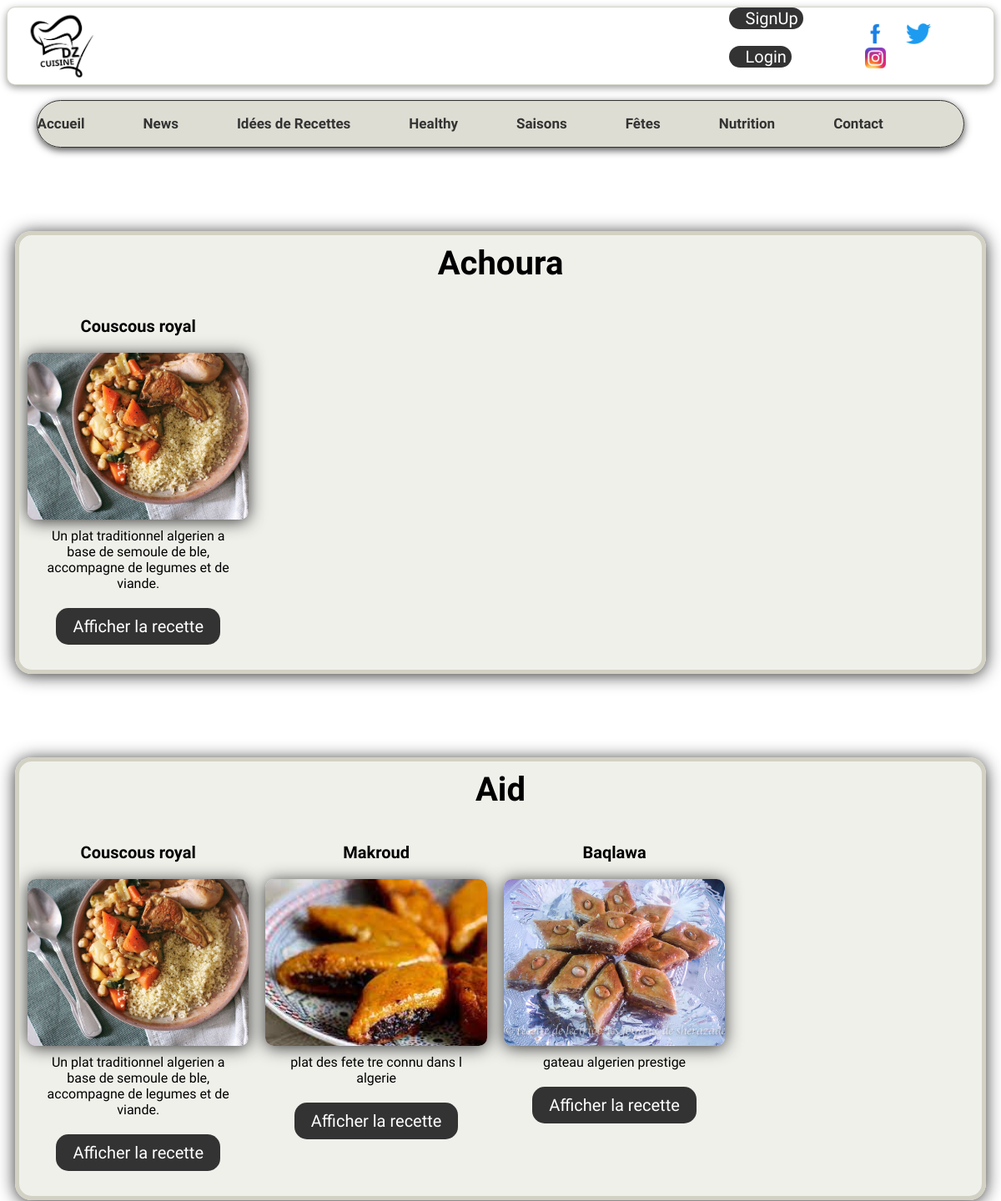
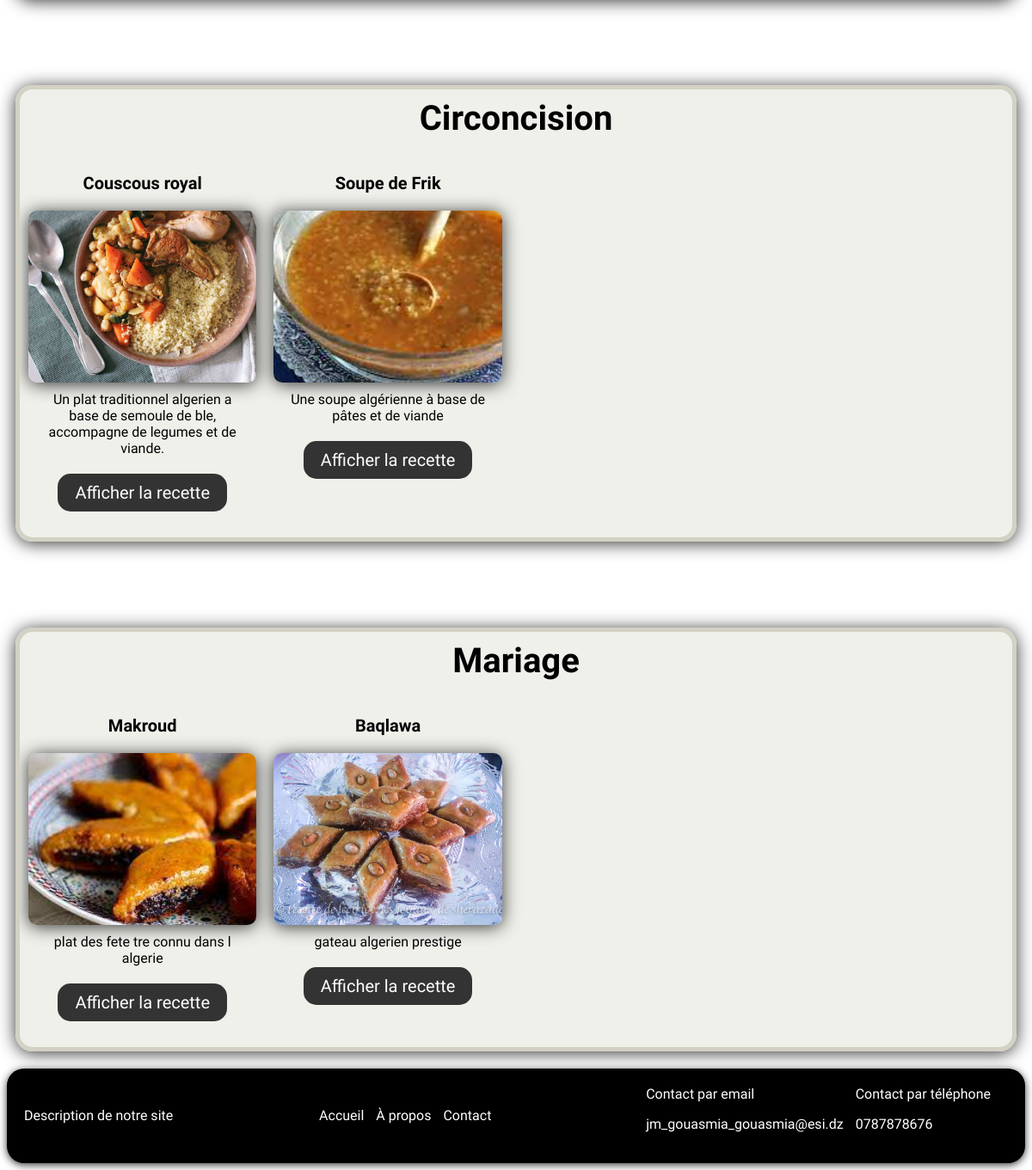
The page /code/User/index.php?page=fete on the database its author committed (2 pictures, top to bottom).
### tables this page shows
CREATE TABLE IF NOT EXISTS `fete` (
  `NomFete` varchar(50) NOT NULL,
  PRIMARY KEY (`NomFete`)
);

CREATE TABLE IF NOT EXISTS `recette` (
  `IdRecette` int(11) NOT NULL AUTO_INCREMENT,
  `Titre` varchar(50) DEFAULT NULL,
  `catego` varchar(50) DEFAULT NULL,
  `Descript` text,
  `Healthy` varchar(50) DEFAULT NULL,
  `CaloriesRecette` double DEFAULT NULL,
  `Difficulte` varchar(50) DEFAULT NULL,
  `TempsCuisson` varchar(50) DEFAULT NULL,
  `TempsRepos` varchar(50) DEFAULT NULL,
  `TempsPreparation` varchar(50) DEFAULT NULL,
  `IdUser` int(11) DEFAULT NULL,
  PRIMARY KEY (`IdRecette`),
  KEY `IdUser` (`IdUser`)
);

CREATE TABLE IF NOT EXISTS `image` (
  `PathI` varchar(50) NOT NULL,
  `IdRecette` int(11) NOT NULL,
  PRIMARY KEY (`PathI`),
  KEY `IdRecette` (`IdRecette`)
);

### code/User/Model/Recette.php (called while the page is built, shortened)
<?php
require_once "Bdd.php";
class Recette{
    public function getFete(){
        $this->db = new BddUser();
        $cnx = $this->db->connexion();
        $query="SELECT * FROM fete " ;
        $result=$this->db->requete($cnx,$query);
        return $result;
    }
    public function getRecetteFete($Fete){
        $this->db = new BddUser();
        $cnx = $this->db->connexion();
        $query= " SELECT * FROM  recette recette  JOIN image ON recette.IdRecette = image.IdRecette
        JOIN plat_de_fete ON recette.IdRecette = plat_de_fete.IdRecette
WHERE plat_de_fete.NomFete = '$Fete'";
        $result=$this->db->requete($cnx,$query);
        return $result;
    }
}
?>

### code/User/Model/Bdd.php (called while the page is built, shortened)
<?php
class BddUser {
   public function requete($db, $r) {
      return $db->query($r);
   }
}
?>

### code/User/Controller/Controller.php (called while the page is built, shortened)
<?php
require_once 'E:/App/wamp/www/Code/User/Model/Recette.php';
    class UserController{
public function getRecetteFete($Fete){
    $model=new Recette();
    $result=$model-> getRecetteFete($Fete);
    return $result;
}
public function getFete(){
    $model=new Recette();
    $result=$model-> getFete();
    return $result;
}
    }

### code/User/View/Fete.php (the view, shortened to what this page needs)
<?php
require_once($_SERVER['DOCUMENT_ROOT'] . './code/User/Controller/Controller.php');
require_once($_SERVER['DOCUMENT_ROOT'] . './code/User/View/PartieFixe.php');
class Fete
{
    public function header()
    {
?>
<head>
        <link rel="stylesheet"  href="fete.css">
      </head>
    <?php
    }
    public function RecetteFete()
    {$controller = new UserController();
    $fetes=$controller->getFete();
      foreach ($fetes as $fete) {
        $res = $controller->getRecetteFete($fete['NomFete']);
    ?>
    <div class="category"  >
    <h2><?php echo $fete['NomFete']?></h2>
    <div class="recipe-slider">
    <?php
      foreach ($res as $row) {
         ?>
    <div class="recipe-frame">
      <h3><?php echo $row['Titre'] ?></h3>
      <img src="<?php echo $row['PathI']?>" alt="<?php echo $row['PathI']?> ">
      <p><?php echo $row['Descript'] ?> </p>
      <button ><a href="index.php?page=recette&id=<?php echo $row['IdRecette']; ?>">Afficher la recette </a></button>
    </div>
    <?php } ?>
  </div>
</div>
  <?php }}
    public function display()
    {
        $this->header();
        $this->RecetteFete();
    }
}
?>

### code/User/Fete.css (style rules this page uses)
.category { text-align: center; margin-top: 100px; display: flex; flex-direction: column; border: 5px solid rgb(210, 209, 195); background-color: rgba(210, 209, 195, 0.338); border-radius: 20px; margin-left: 10px; margin-right: 10px; box-shadow: 0 2px 20px #333; }
.category h2 { text-align: center; margin: 10px 0; font-family: 'Handlee', sans-serif; font-size: 40px; font-weight: 300px; }
.category h3 { font-weight: 200px; text-align: center; font-family: 'Handlee', sans-serif; font-size: 20px; }
.recipe-frame a { display: block; text-align: right; color: white; text-decoration: none; font-family: 'Handlee', sans-serif; }
.recipe-slider { display: flex; flex-wrap: wrap; overflow-x: scroll; scroll-snap-type: x mandatory; text-align: center; }
.recipe-frame { flex: 0 0 23%; scroll-snap-align: start; margin: 10px; width: 25%; text-align: center; }
.recipe-frame img { width: 100%; height: 200px; object-fit: cover; border-radius: 10px; box-shadow: 0 2px 20px #333; }
.recipe-frame p { margin: 10px; font-family: 'Handlee', sans-serif; }
.recipe-frame a { display: block; text-align: right; }
.recipe-frame button { background-color: #333; color: #fff; border: none; margin-top: 10px; padding: 10px 20px; cursor: pointer; display: inline-block; font-family: 'Handlee', sans-serif; font-size: 20px; font-weight: 350px; margin-bottom: 20px; border-radius: 15px; }

### code/User/PartieFixe.css (style rules this page uses)
.category { text-align: center; margin-top: 100px; flex-direction: column; border: 5px solid rgb(210, 209, 195); background-color: rgba(210, 209, 195, 0.338); border-radius: 20px; margin-left: 10px; margin-right: 10px; box-shadow: 0 2px 20px #333; font-family: 'Handlee', sans-serif; }
.category h2 { text-align: center; margin: 10px 0; font-family: 'Handlee', sans-serif; font-size: 40px; font-weight: 300px; }
.category h3 { font-weight: 200px; text-align: center; font-family: 'Handlee', sans-serif; font-size: 20px; }
.category a { color: white; text-decoration: none; font-family: 'Handlee', sans-serif; }
.category button { background-color: #333; color: #fff; border: none; padding: 10px 20px; cursor: pointer; display: inline-block; font-family: 'Handlee', sans-serif; font-size: 20px; font-weight: 350px; margin-bottom: 20px; border-radius: 15px; }

### rows shown on the page
fete: NomFete "Achoura"
recette: Titre "Couscous royal", image.PathI (picture), Descript "Un plat traditionnel algerien a base de semoule de ble, accompagne de legumes et de viande."
fete: NomFete "Aid"
recette: Titre "Makroud", image.PathI (picture), Descript "plat des fete tre connu dans l algerie"
recette: Titre "Baqlawa", image.PathI (picture), Descript "gateau algerien prestige"
fete: NomFete "Circoncision"
recette: Titre "Soupe de Frik", image.PathI (picture), Descript "Une soupe algérienne à base de pâtes et de viande"
fete: NomFete "Mariage"
